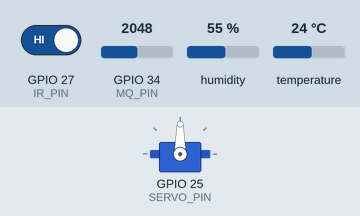
A sketch run on a simulated ESP32. On the bench: servo. The inputs (shaded band) are chosen by the test bench; at power-on: GPIO 34 (MQ_PIN) = 2048, GPIO 27 (IR_PIN) HIGH, humidity 55 %, temperature 24 °C. WiFi joins after 1.5 s; servers stay silent unless stated; what the sketch prints to the serial monitor is not drawn.

Above: at 3.0 s.
3.1 s: GPIO 34 (MQ_PIN) set to 158
5.8 s: GPIO 34 (MQ_PIN) set to 137
At 7.2 s:
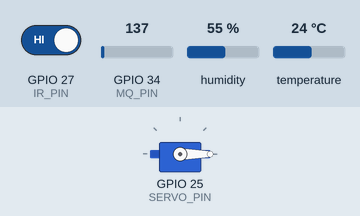
8.5 s: GPIO 34 (MQ_PIN) set to 491
At 10.9 s:
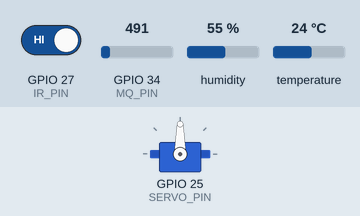
11.4 s: GPIO 34 (MQ_PIN) set to 110
At 13.4 s:
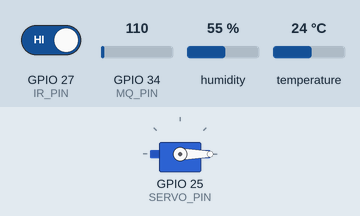
Timing chart, 0 to 14.9 s (numbered marks = the images above; inputs shaded):
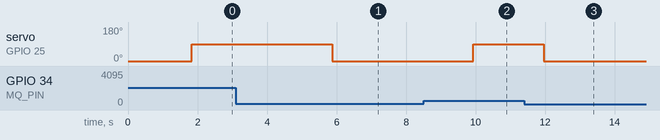

The sketch:

esp32-code.ino
```cpp
#define BLYNK_TEMPLATE_ID "TMPL3klLl-EEt"
#define BLYNK_TEMPLATE_NAME "Smart Greenhouse"
#define BLYNK_AUTH_TOKEN "UhszGK02MjimyYhw4POtiVNXHxl_RgAj"

#include <WiFi.h>
#include <BlynkSimpleEsp32.h>
#include <DHT.h>
#include <ESP32Servo.h>

// WiFi
char ssid[] = "Jio 5g";
char pass[] = "12345678";

// Pins
#define DHTPIN 13
#define DHTTYPE DHT11
#define IR_PIN 27
#define MQ_PIN 34
#define SERVO_PIN 25

DHT dht(DHTPIN, DHTTYPE);
Servo myServo;

// Thresholds
int gasThreshold = 150;
float tempThreshold = 30.0;

void setup() {
  Serial.begin(115200);

  Blynk.begin(BLYNK_AUTH_TOKEN, ssid, pass);

  dht.begin();
  pinMode(IR_PIN, INPUT);

  myServo.setPeriodHertz(50);
  myServo.attach(SERVO_PIN, 500, 2400);
  myServo.write(0);

  Serial.println("Blynk Connected System Started");
}

void loop() {
  Blynk.run();

  float temp = dht.readTemperature();
  float hum = dht.readHumidity();
  int gasValue = analogRead(MQ_PIN);
  int irState = digitalRead(IR_PIN);

  if (isnan(temp) || isnan(hum)) return;

  // Send to Blynk
  Blynk.virtualWrite(V0, temp);
  Blynk.virtualWrite(V1, hum);
  Blynk.virtualWrite(V2, gasValue);
  Blynk.virtualWrite(V3, irState);

  int servoAngle = 0;

  if (temp > tempThreshold || gasValue > gasThreshold) {
    servoAngle = 90;
  }

  myServo.write(servoAngle);

  // Vent status
  Blynk.virtualWrite(V4, servoAngle > 0 ? 1 : 0);

  delay(2000);
}
```

Measured:
- the behaviour switches between 151 and 150 on GPIO 34 (MQ_PIN) (found by bisection; images 0 and 1)
- after the input at 3.1 s, every drawn part: stays the same
- after the input at 5.8 s, servo on GPIO 25 (SERVO_PIN): 90° → 0° after 0.08 s
- after the input at 8.5 s, servo on GPIO 25 (SERVO_PIN): 0° → 90° after 1.4 s
- after the input at 11.4 s, servo on GPIO 25 (SERVO_PIN): 90° → 0° after 0.55 s
